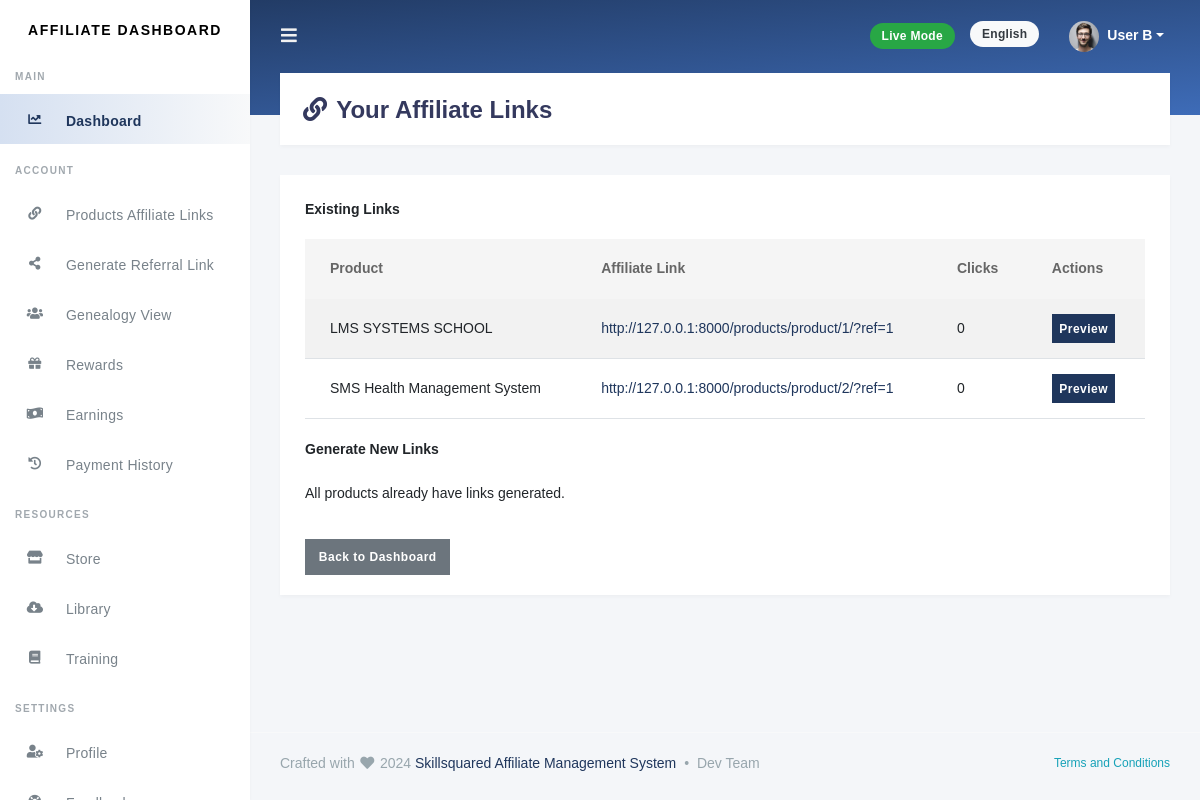
Screenshot of /affiliates/affiliate-links/list/ (signed in) with the database file from the repository.
### products/models.py (models this page shows, shortened)
class AffiliateProductLink(models.Model):
    affiliate = models.ForeignKey('affiliates.Affiliate', on_delete=models.CASCADE)
    product = models.ForeignKey('Product', on_delete=models.CASCADE)
    unique_url = models.URLField(unique=True)
    clicks = models.PositiveIntegerField(default=0)

class Product(models.Model):
    CATEGORY_CHOICES = [
        ('health', 'Health'),
        ('e-commerce', 'E-Commerce'),
        ('cms', 'CMS'),
        ('legal', 'Legal'),
        ('education', 'Education'),
        ('others', 'Others'),
    ]
    name = models.CharField(max_length=255)
    description = models.TextField()
    price = models.DecimalField(max_digits=10, decimal_places=2, verbose_name="Default Price")
    default_commission = models.CharField(
        max_length=50,
        verbose_name="Default Commission",
        help_text="Comma-separated percentages, e.g., 5%, 2%",
        validators=[RegexValidator(r'^(\d+%,?)+$', 'Enter valid comma-separated percentages.')]
    )
    category = models.CharField(max_length=50, choices=CATEGORY_CHOICES, default='others')
    status = models.BooleanField(default=True, verbose_name="Active Status")
    sales_note = models.TextField(null=True, blank=True, help_text="Noted when sales occur")
    keywords = models.TextField(help_text="Keywords to describe the product for search optimization")
    image = models.ImageField(upload_to='products/', null=True, blank=True)
    created_at = models.DateTimeField(auto_now_add=True)
    updated_at = models.DateTimeField(auto_now=True)

### affiliates/views.py (the view)
# urls.py: path('affiliate-links/list/', list_affiliate_links, name='affiliate_links'),
@login_required
def list_affiliate_links(request):
    if request.user.user_type != 'affiliate':
        return HttpResponseForbidden("You are not authorized to access this page.")
    affiliate = request.user.affiliate
    links = AffiliateProductLink.objects.filter(affiliate=affiliate)
    products_without_links = Product.objects.exclude(
        id__in=links.values_list('product_id', flat=True)
    )
    return render(request, 'affiliates/affiliate_links.html', {
        'links': links,
        'products_without_links': products_without_links,
    })

### templates/affiliates/affiliate_links.html
{% extends 'base.html' %}
{% load static %}
{% block content %}
<div class="section-header">
  <h1><i class="fa fa-fw fa-link"></i> Your Affiliate Links</h1>
</div>
<div class="section-body">
  <div class="row">
    <div class="col-md-12">
      <div class="card">
        <div class="card-body">
          <p><b>Existing Links</b></p>
          {% if links %}
          <table class="table table-striped">
            <thead>
              <tr>
                <th>Product</th>
                <th>Affiliate Link</th>
                <th>Clicks</th>
                <th>Actions</th>
              </tr>
            </thead>
            <tbody>
              {% for link in links %}
              <tr>
                <td>{{ link.product.name }}</td>
                <td>
                  <a href="{{ link.unique_url }}" target="_blank">{{ link.unique_url }}</a>
                </td>
                <td>{{ link.clicks }}</td>
                <td>
                  <a href="{{ link.unique_url }}" target="_blank" class="btn btn-sm btn-primary">Preview</a>
                </td>
              </tr>
              {% endfor %}
            </tbody>
          </table>
          {% else %}
          <p>No affiliate links have been generated yet.</p>
          {% endif %}
          <p><b>Generate New Links</b></p>
          {% if products_without_links %}
          <ul>
            {% for product in products_without_links %}
            <li>
              {{ product.name }}
              <a href="{% url 'generate_affiliate_link' product.id %}" class="btn btn-sm btn-success">Generate Link</a>
            </li>
            {% endfor %}
          </ul>
          {% else %}
          <p>All products already have links generated.</p>
          {% endif %}
          <a href="{% url 'affiliate_dashboard' %}" class="btn btn-secondary mt-3">Back to Dashboard</a>
        </div>
      </div>
    </div>
  </div>
</div>
{% endblock %}

### static/css/custom.css (style rules this page uses)
::placeholder { font-size: 0.9em; font-family: "Segoe UI", "Georgia", "Helvetica", Arial; color: #bebebe !important; }

### rows the page displays
AffiliateProductLink: product.name "LMS SYSTEMS SCHOOL", unique_url "http://127.0.0.1:8000/products/product/1/?ref=1", clicks "0"
AffiliateProductLink: product.name "SMS Health Management System", unique_url "http://127.0.0.1:8000/products/product/2/?ref=1", clicks "0"
